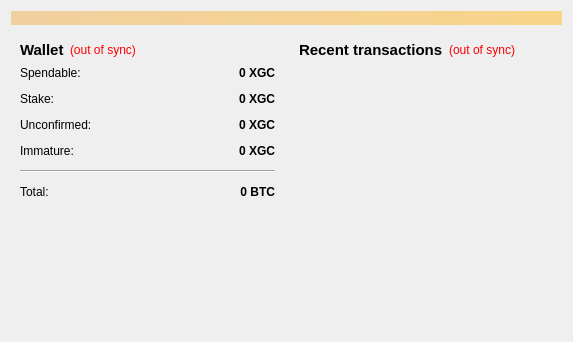
<?xml version="1.0" encoding="UTF-8"?>
<ui version="4.0">
 <class>OverviewPage</class>
 <widget class="QWidget" name="OverviewPage">
  <property name="geometry">
   <rect>
    <x>0</x>
    <y>0</y>
    <width>573</width>
    <height>342</height>
   </rect>
  </property>
  <property name="windowTitle">
   <string>Form</string>
  </property>
  <layout class="QVBoxLayout" name="topLayout">
   <item>
    <widget class="QLabel" name="labelAlerts">
     <property name="visible">
      <bool>false</bool>
     </property>
     <property name="styleSheet">
      <string notr="true">background-color: qlineargradient(x1: 0, y1: 0, x2: 1, y2: 0, stop:0 #F0D0A0, stop:1 #F8D488);  color:#000000
</string>
     </property>
     <property name="wordWrap">
      <bool>true</bool>
     </property>
     <property name="margin">
      <number>3</number>
     </property>
    </widget>
   </item>
   <item>
    <layout class="QHBoxLayout" name="horizontalLayout" stretch="1,1">
     <item>
      <layout class="QVBoxLayout" name="verticalLayout_2">
       <item>
        <widget class="QWidget" name="widget" native="true">
         <layout class="QVBoxLayout" name="verticalLayout_4">
          <item>
           <layout class="QHBoxLayout" name="horizontalLayout_4">
            <item>
             <widget class="QLabel" name="label_5">
              <property name="font">
               <font>
                <pointsize>11</pointsize>
                <weight>75</weight>
                <bold>true</bold>
               </font>
              </property>
              <property name="text">
               <string>Wallet</string>
              </property>
             </widget>
            </item>
            <item>
             <widget class="QLabel" name="labelWalletStatus">
              <property name="toolTip">
               <string>The displayed information may be out of date. Your wallet automatically synchronizes with the GoatCheese network after a connection is established, but this process has not completed yet.</string>
              </property>
              <property name="styleSheet">
               <string notr="true">QLabel { color: red; }</string>
              </property>
              <property name="text">
               <string notr="true">(out of sync)</string>
              </property>
              <property name="alignment">
               <set>Qt::AlignLeading|Qt::AlignLeft|Qt::AlignVCenter</set>
              </property>
             </widget>
            </item>
            <item>
             <spacer name="horizontalSpacer_2">
              <property name="orientation">
               <enum>Qt::Horizontal</enum>
              </property>
              <property name="sizeHint" stdset="0">
               <size>
                <width>40</width>
                <height>20</height>
               </size>
              </property>
             </spacer>
            </item>
           </layout>
          </item>
          <item>
           <layout class="QFormLayout" name="formLayout_2">
            <property name="fieldGrowthPolicy">
             <enum>QFormLayout::AllNonFixedFieldsGrow</enum>
            </property>
            <property name="horizontalSpacing">
             <number>12</number>
            </property>
            <property name="verticalSpacing">
             <number>12</number>
            </property>
            <item row="0" column="0">
             <widget class="QLabel" name="label">
              <property name="text">
               <string>Spendable:</string>
              </property>
             </widget>
            </item>
            <item row="0" column="1">
             <widget class="QLabel" name="labelBalance">
              <property name="font">
               <font>
                <weight>75</weight>
                <bold>true</bold>
               </font>
              </property>
              <property name="cursor">
               <cursorShape>IBeamCursor</cursorShape>
              </property>
              <property name="toolTip">
               <string>Your current spendable balance</string>
              </property>
              <property name="text">
               <string notr="true">0 XGC</string>
              </property>
              <property name="alignment">
               <set>Qt::AlignRight|Qt::AlignTrailing|Qt::AlignVCenter</set>
              </property>
              <property name="textInteractionFlags">
               <set>Qt::LinksAccessibleByMouse|Qt::TextSelectableByKeyboard|Qt::TextSelectableByMouse</set>
              </property>
             </widget>
            </item>
            <item row="1" column="0">
             <widget class="QLabel" name="label_6">
              <property name="text">
               <string>Stake:</string>
              </property>
             </widget>
            </item>
            <item row="1" column="1">
             <widget class="QLabel" name="labelStake">
              <property name="font">
               <font>
                <weight>75</weight>
                <bold>true</bold>
               </font>
              </property>
              <property name="cursor">
               <cursorShape>IBeamCursor</cursorShape>
              </property>
              <property name="toolTip">
               <string>Total of coins that was staked, and do not yet count toward the current balance</string>
              </property>
              <property name="text">
               <string notr="true">0 XGC</string>
              </property>
              <property name="alignment">
               <set>Qt::AlignRight|Qt::AlignTrailing|Qt::AlignVCenter</set>
              </property>
              <property name="textInteractionFlags">
               <set>Qt::LinksAccessibleByMouse|Qt::TextSelectableByKeyboard|Qt::TextSelectableByMouse</set>
              </property>
             </widget>
            </item>
            <item row="2" column="0">
             <widget class="QLabel" name="label_3">
              <property name="text">
               <string>Unconfirmed:</string>
              </property>
             </widget>
            </item>
            <item row="2" column="1">
             <widget class="QLabel" name="labelUnconfirmed">
              <property name="font">
               <font>
                <weight>75</weight>
                <bold>true</bold>
               </font>
              </property>
              <property name="cursor">
               <cursorShape>IBeamCursor</cursorShape>
              </property>
              <property name="toolTip">
               <string>Total of transactions that have yet to be confirmed, and do not yet count toward the current balance</string>
              </property>
              <property name="text">
               <string notr="true">0 XGC</string>
              </property>
              <property name="alignment">
               <set>Qt::AlignRight|Qt::AlignTrailing|Qt::AlignVCenter</set>
              </property>
              <property name="textInteractionFlags">
               <set>Qt::LinksAccessibleByMouse|Qt::TextSelectableByKeyboard|Qt::TextSelectableByMouse</set>
              </property>
             </widget>
            </item>
            <item row="3" column="0">
             <widget class="QLabel" name="labelImmatureText">
              <property name="text">
               <string>Immature:</string>
              </property>
             </widget>
            </item>
            <item row="3" column="1">
             <widget class="QLabel" name="labelImmature">
              <property name="font">
               <font>
                <weight>75</weight>
                <bold>true</bold>
               </font>
              </property>
              <property name="toolTip">
               <string>Mined balance that has not yet matured</string>
              </property>
              <property name="text">
               <string notr="true">0 XGC</string>
              </property>
              <property name="alignment">
               <set>Qt::AlignRight|Qt::AlignTrailing|Qt::AlignVCenter</set>
              </property>
              <property name="textInteractionFlags">
               <set>Qt::LinksAccessibleByMouse|Qt::TextSelectableByKeyboard|Qt::TextSelectableByMouse</set>
              </property>
             </widget>
            </item>
            <item row="4" column="0" colspan="2">
             <widget class="Line" name="line">
              <property name="orientation">
               <enum>Qt::Horizontal</enum>
              </property>
             </widget>
            </item>
            <item row="5" column="0">
             <widget class="QLabel" name="labelTotalText">
              <property name="text">
               <string>Total:</string>
              </property>
             </widget>
            </item>
            <item row="5" column="1">
             <widget class="QLabel" name="labelTotal">
              <property name="font">
               <font>
                <weight>75</weight>
                <bold>true</bold>
               </font>
              </property>
              <property name="cursor">
               <cursorShape>IBeamCursor</cursorShape>
              </property>
              <property name="toolTip">
               <string>Your current total balance</string>
              </property>
              <property name="text">
               <string notr="true">0 BTC</string>
              </property>
              <property name="alignment">
               <set>Qt::AlignRight|Qt::AlignTrailing|Qt::AlignVCenter</set>
              </property>
              <property name="textInteractionFlags">
               <set>Qt::LinksAccessibleByMouse|Qt::TextSelectableByKeyboard|Qt::TextSelectableByMouse</set>
              </property>
             </widget>
            </item>
           </layout>
          </item>
         </layout>
        </widget>
       </item>
       <item>
        <spacer name="verticalSpacer">
         <property name="orientation">
          <enum>Qt::Vertical</enum>
         </property>
         <property name="sizeHint" stdset="0">
          <size>
           <width>20</width>
           <height>40</height>
          </size>
         </property>
        </spacer>
       </item>
      </layout>
     </item>
     <item>
      <layout class="QVBoxLayout" name="verticalLayout_3">
       <item>
        <widget class="QWidget" name="widget_2" native="true">
         <layout class="QVBoxLayout" name="verticalLayout">
          <item>
           <layout class="QHBoxLayout" name="horizontalLayout_2">
            <item>
             <widget class="QLabel" name="label_4">
              <property name="font">
               <font>
                <pointsize>11</pointsize>
                <weight>75</weight>
                <bold>true</bold>
               </font>
              </property>
              <property name="text">
               <string>&lt;b&gt;Recent transactions&lt;/b&gt;</string>
              </property>
             </widget>
            </item>
            <item>
             <widget class="QLabel" name="labelTransactionsStatus">
              <property name="toolTip">
               <string>The displayed information may be out of date. Your wallet automatically synchronizes with the GoatCheese network after a connection is established, but this process has not completed yet.</string>
              </property>
              <property name="styleSheet">
               <string notr="true">QLabel { color: red; }</string>
              </property>
              <property name="text">
               <string notr="true">(out of sync)</string>
              </property>
              <property name="alignment">
               <set>Qt::AlignRight|Qt::AlignTrailing|Qt::AlignVCenter</set>
              </property>
             </widget>
            </item>
            <item>
             <spacer name="horizontalSpacer">
              <property name="orientation">
               <enum>Qt::Horizontal</enum>
              </property>
              <property name="sizeHint" stdset="0">
               <size>
                <width>40</width>
                <height>20</height>
               </size>
              </property>
             </spacer>
            </item>
           </layout>
          </item>
          <item>
           <widget class="QListView" name="listTransactions">
            <property name="styleSheet">
             <string notr="true">QListView { background: transparent; }</string>
            </property>
            <property name="frameShape">
             <enum>QFrame::NoFrame</enum>
            </property>
            <property name="verticalScrollBarPolicy">
             <enum>Qt::ScrollBarAlwaysOff</enum>
            </property>
            <property name="horizontalScrollBarPolicy">
             <enum>Qt::ScrollBarAlwaysOff</enum>
            </property>
            <property name="selectionMode">
             <enum>QAbstractItemView::NoSelection</enum>
            </property>
           </widget>
          </item>
         </layout>
        </widget>
       </item>
      </layout>
     </item>
    </layout>
   </item>
  </layout>
 </widget>
 <resources/>
 <connections/>
</ui>
